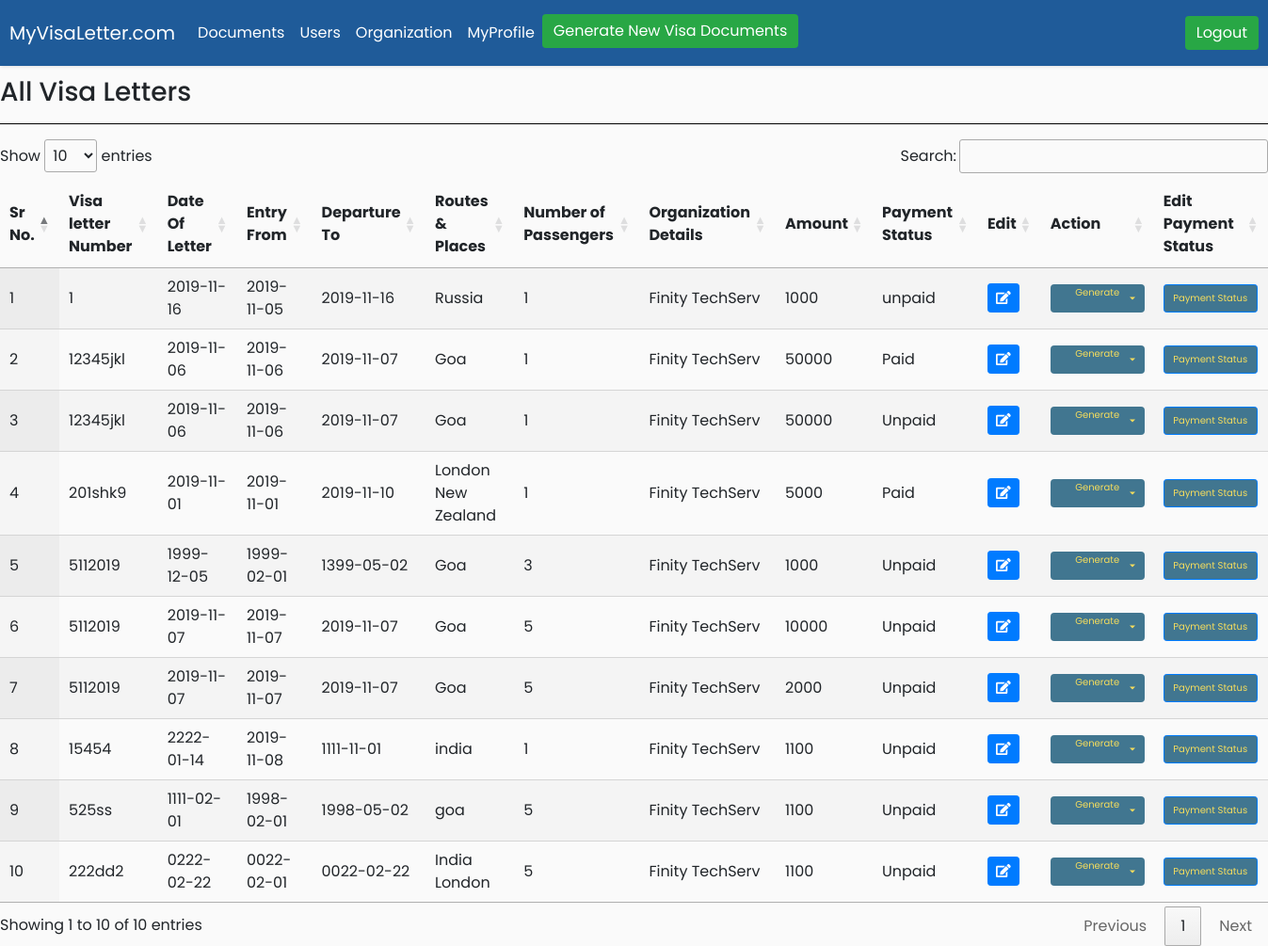
Page / (signed in) on the earlier database version.
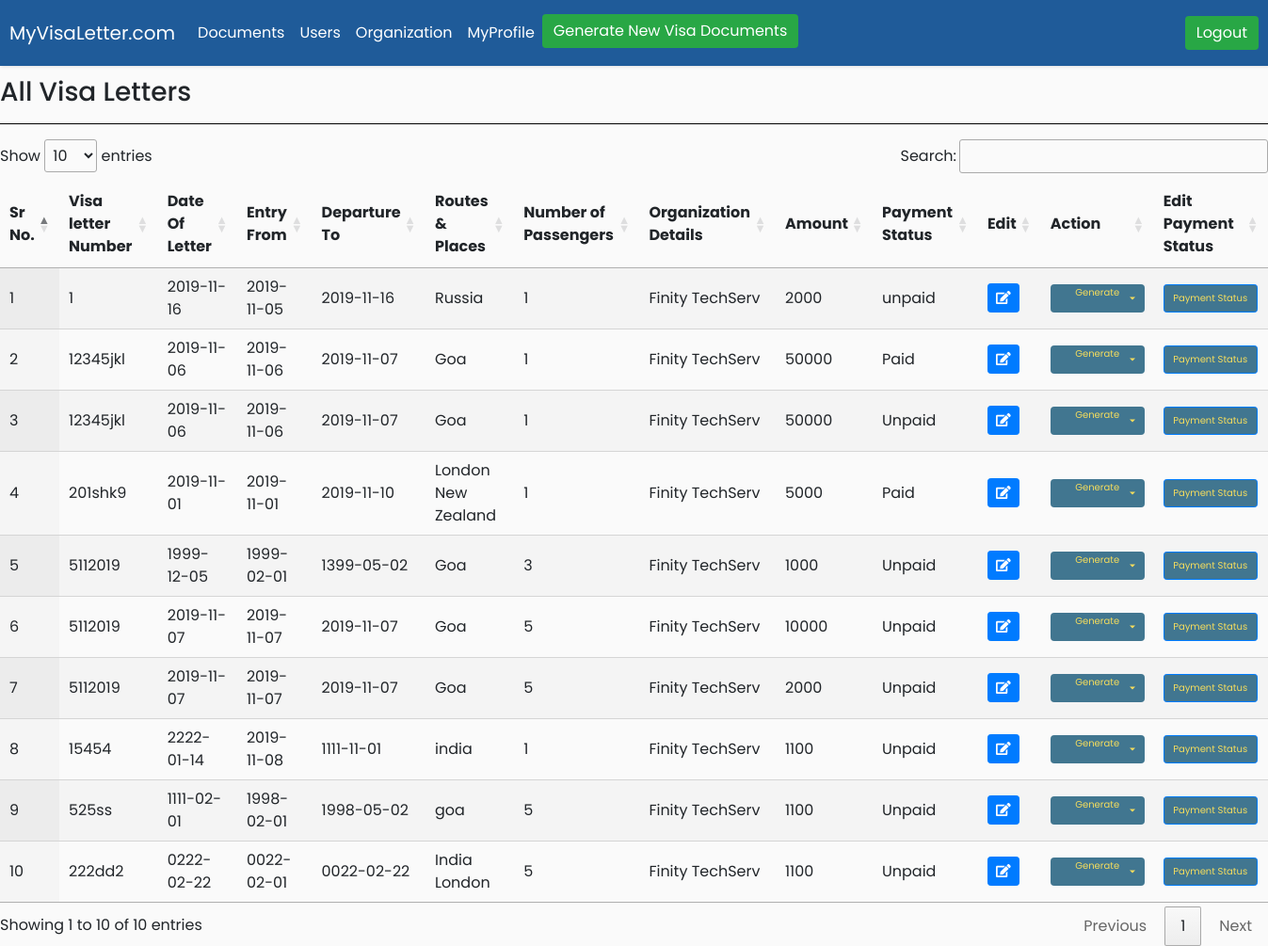
Same page on the later database version.
### generateletter/models.py (models this page shows, shortened)
class Visaletters(models.Model):
    Organization_Details = models.ForeignKey(Organization,on_delete=models.PROTECT,related_name="Organization_Name",)
    MULTIPLICITY = (
        ("single", "single"),
        ("double", "double"),
    )
    PAS = (("1", "1"), ("2", "2"), ("3", "3"), ("4", "4"), ("5", "5"))
    TOUR = (
        ("TOURISM","TOURISM"),
        ("AIM TOURISM","AIM TOURISM")
    )
    GENDER = (
        ("M","M"),
        ("F","F"),
    )
    def number():
        no = Visaletters.objects.count()
        if no == None:
            return 1
        else:
            return (int(str( ( 220 - 64 ) + no + 1 )+"2019"))
    multiplicity = models.CharField(choices=MULTIPLICITY, default="SINGLE",max_length=100)
    no_passengers = models.IntegerField(default=1)
    Country = CountryField(blank_label='(select country)')
    Tourism= models.CharField(choices=TOUR, default="TOURISM",max_length= 100 )
    entry_from = models.CharField(max_length=200)
    departure_to = models.CharField(max_length=200)
    Visa_Letter_Number = models.CharField(default=number,max_length=200)
    Visa_Letter_N = models.CharField(default = str(number),editable=False,max_length=200)
    Date_of_letter = models.CharField(max_length=200, blank=True)
    Routes_and_Places = models.CharField(max_length=500, default="moscow")
    hotels = models.CharField(max_length=264)
    multi = (("Paid", "Paid"), ("unpaid", "unpaid"))
    Payment_status = models.CharField(max_length=200, choices=multi, default="unpaid")
    amount = models.PositiveIntegerField()
    firstname_1 = models.CharField(max_length=264)
    lastname_1 = models.CharField(max_length=264)
    Passport_Number_1 = models.CharField(max_length=200, unique=True)
    Date_Of_Birth_1 = models.CharField(max_length=200)
    Sex_1 = models.CharField(choices=GENDER,max_length=100)
    firstname_2 = models.CharField(max_length=264, blank=True)
    lastname_2 = models.CharField(max_length=264, blank=True)
    Passport_Number_2 = models.CharField(max_length=200, blank=True)
    Date_Of_Birth_2 = models.CharField(max_length=200, blank=True)
    Sex_2 = models.CharField(max_length=100,choices=GENDER, blank=True)
    firstname_3 = models.CharField(max_length=264, blank=True)
    lastname_3 = models.CharField(max_length=264, blank=True)
    Passport_Number_3 = models.CharField(max_length=200, blank=True)
    Date_Of_Birth_3 = models.CharField(max_length=200, blank=True)
    Sex_3 = models.CharField(max_length=100,choices=GENDER, blank=True)
    firstname_4 = models.CharField(max_length=264, blank=True)
    lastname_4 = models.CharField(max_length=264, blank=True)
    Passport_Number_4 = models.CharField(max_length=200, blank=True)
    Date_Of_Birth_4 = models.CharField(max_length=200, blank=True)
    Sex_4 = models.CharField(max_length=100,choices=GENDER, blank=True)
    firstname_5 = models.CharField(max_length=264, blank=True)
    lastname_5 = models.CharField(max_length=264, blank=True)
    Passport_Number_5 = models.CharField(max_length=200, blank=True)
    Date_Of_Birth_5 = models.CharField(max_length=200, blank=True)
    Sex_5 = models.CharField(max_length=100,choices=GENDER, blank=True)
    class Meta:
        verbose_name_plural = "Fill Form to Generate Visa Letter and Voucher"

class Organization(models.Model):
    Name_of_Organization = models.CharField(max_length=50)
    Address = models.TextField()
    def __str__(self):
        return self.Name_of_Organization
    class Meta:
        verbose_name_plural = "Manage Organizations"

### generateletter/views.py (the view)
# urls.py: path("", views.list_view.as_view(), name="view_visa_letter"),
@method_decorator(login_required, name='dispatch')
class list_view(ListView):
    model = Visaletters
    context_object_name = "list_view"
    template_name = "generateletter/view_visa_letter.html"

### templates/generateletter/view_visa_letter.html (shortened to what this page needs)
{% extends 'generateletter/base.html' %}
{% load static %}
{% block stylesheet %}
<link rel="stylesheet" type="text/css" href="https://cdn.datatables.net/1.10.20/css/jquery.dataTables.css">
{% endblock stylesheet %}
{% block content %}
    <h3>All Visa Letters</h3>
    <hr>
    <table id="myTable" class="display">
        <thead>
            <tr>
                <th>Sr No.</th>
                <th>Visa letter Number</th>
                <th>Date Of Letter</th>
                <th>Entry From</th>
                <th>Departure To</th>
                <th>Routes & Places</th>
                <th>Number of Passengers</th>
                <th>Organization Details</th>
                <th>Amount</th>
                <th>Payment Status</th>
                <th>Edit</th>
                <th>Action</th>
                <th>Edit Payment Status</th>
            </tr>
        </thead>
        {% for acc in list_view %}
        <tr style="font-size:16px">
          <td>{{ acc.pk }}</td>
          <td>{{ acc.Visa_Letter_Number }}</td>
          <td>{{ acc.Date_of_letter }}</td>
          <td>{{ acc.entry_from }}</td>
          <td>{{ acc.departure_to }}</td>
          <td>{{ acc.Routes_and_Places }}</td>
          <td>{{ acc.no_passengers }}</td>
          <td>{{ acc.Organization_Details }}</td>
          <td>{{ acc.amount }}</td>
          <td>{{ acc.Payment_status }}</td>
           <td>
                <button type="button" class="visa-update btn btn-sm btn-primary"  data-id="{% url 'generateletter:visaupdate' acc.pk %}">
                <span class="fa fa-edit"></span></button>
          <td class="dropdown"><a href ='#' class = 'btn  dropdown-toggle' id="dropdownMenuButton" data-toggle="dropdown" aria-haspopup="true" aria-expanded="false" style="font-size:10px;color:#F5DD5D;background-color: #417690;height: 30px;width: 100px;padding: 0;">Generate</a>
          </td>
        <td><button type="button" class = 'update-payment-status btn btn-sm btn-primary' data-id="{% url 'generateletter:paymentstatus' acc.pk %}" style="font-size:10px;color:#F5DD5D;background-color: #417690;height: 30px;width: 100px;padding: 0;">Payment Status</button></td>
        </tr>
      {% endfor %}
    </table>
{% endblock %}

Differences in the rows shown:
changed Visaletters "Russia": amount "1000" → "2000"
